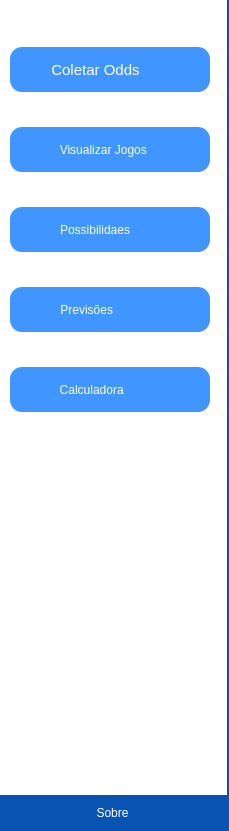
        <widget class="QFrame" name="frame_side">
         <property name="minimumSize">
          <size>
           <width>0</width>
           <height>0</height>
          </size>
         </property>
         <property name="maximumSize">
          <size>
           <width>0</width>
           <height>16777215</height>
          </size>
         </property>
         <property name="sizeIncrement">
          <size>
           <width>0</width>
           <height>0</height>
          </size>
         </property>
         <property name="styleSheet">
          <string notr="true">background-color: #FFF;
border: 2px solid;
border-left: none;
border-top: none;
border-bottom:none;
border-right-color: #0954B2;</string>
         </property>
         <property name="frameShape">
          <enum>QFrame::NoFrame</enum>
         </property>
         <property name="frameShadow">
          <enum>QFrame::Raised</enum>
         </property>
         <layout class="QVBoxLayout" name="verticalLayout_2">
          <property name="spacing">
           <number>0</number>
          </property>
          <property name="leftMargin">
           <number>0</number>
          </property>
          <property name="topMargin">
           <number>45</number>
          </property>
          <property name="rightMargin">
           <number>0</number>
          </property>
          <property name="bottomMargin">
           <number>0</number>
          </property>
          <item>
           <spacer name="verticalSpacer">
            <property name="orientation">
             <enum>Qt::Vertical</enum>
            </property>
            <property name="sizeType">
             <enum>QSizePolicy::Preferred</enum>
            </property>
            <property name="sizeHint" stdset="0">
             <size>
              <width>20</width>
              <height>2</height>
             </size>
            </property>
           </spacer>
          </item>
          <item>
           <widget class="QFrame" name="frame_buttons">
            <property name="styleSheet">
             <string notr="true">border:none;</string>
            </property>
            <property name="frameShape">
             <enum>QFrame::StyledPanel</enum>
            </property>
            <property name="frameShadow">
             <enum>QFrame::Raised</enum>
            </property>
            <layout class="QVBoxLayout" name="verticalLayout">
             <property name="spacing">
              <number>35</number>
             </property>
             <property name="leftMargin">
              <number>10</number>
             </property>
             <property name="topMargin">
              <number>0</number>
             </property>
             <property name="rightMargin">
              <number>0</number>
             </property>
             <property name="bottomMargin">
              <number>0</number>
             </property>
             <item>
              <widget class="QPushButton" name="btn_coletar">
               <property name="minimumSize">
                <size>
                 <width>200</width>
                 <height>45</height>
                </size>
               </property>
               <property name="maximumSize">
                <size>
                 <width>200</width>
                 <height>45</height>
                </size>
               </property>
               <property name="baseSize">
                <size>
                 <width>0</width>
                 <height>0</height>
                </size>
               </property>
               <property name="font">
                <font>
                 <family>MS Shell Dlg 2</family>
                 <pointsize>11</pointsize>
                 <italic>false</italic>
                 <bold>false</bold>
                </font>
               </property>
               <property name="styleSheet">
                <string notr="true">QPushButton{
	border-style: none;
	border-width: 2px;
	font: 75 11pt &quot;MS Shell Dlg 2&quot;;
	color: rgb(255, 255, 255);
	background-color: #4195FF;
	border-radius: 12px;
	border-bottom-color: rgb(4, 35, 38);
	border-right-color:  rgb(4, 35, 38);
}
QPushButton:hover{
	border-style: none;
	border-width: 2px;
	font: 75 11pt &quot;MS Shell Dlg 2&quot;;
	color: rgb(255, 255, 255);
	background-color: #0954B2;
	border-radius: 12px;
	border-bottom-color: rgb(4, 35, 38);
	border-right-color:  rgb(4, 35, 38);
}


QPushButton:pressed{
	border-style: insetset;
	border-width: 2px;
	font: 75 11pt &quot;MS Shell Dlg 2&quot;;
	color: rgb(255, 255, 255);
	background-color: #4195FF;
	border-radius: 8px;
	border-top-color: rgb(4, 35, 38);
	border-left-color:  rgb(4, 35, 38);
}</string>
               </property>
               <property name="inputMethodHints">
                <set>Qt::ImhNone</set>
               </property>
               <property name="text">
                <string>Coletar Odds       </string>
               </property>
               <property name="icon">
                <iconset>
                 <normaloff>../src/collect_icon.svg</normaloff>../src/collect_icon.svg</iconset>
               </property>
               <property name="iconSize">
                <size>
                 <width>45</width>
                 <height>30</height>
                </size>
               </property>
              </widget>
             </item>
             <item>
              <widget class="QPushButton" name="btn_visJogos">
               <property name="minimumSize">
                <size>
                 <width>200</width>
                 <height>45</height>
                </size>
               </property>
               <property name="maximumSize">
                <size>
                 <width>200</width>
                 <height>45</height>
                </size>
               </property>
               <property name="styleSheet">
                <string notr="true">QPushButton{
	border-style: none;
	border-width: 2px;
	font: 75 11pt &quot;MS Shell Dlg 2&quot;;
	color: rgb(255, 255, 255);
	background-color: #4195FF;
	border-radius: 12px;
	border-bottom-color: rgb(4, 35, 38);
	border-right-color:  rgb(4, 35, 38);
}
QPushButton:hover{
	border-style: none;
	border-width: 2px;
	font: 75 11pt &quot;MS Shell Dlg 2&quot;;
	color: rgb(255, 255, 255);
	background-color: #0954B2;
	border-radius: 12px;
	border-bottom-color: rgb(4, 35, 38);
	border-right-color:  rgb(4, 35, 38);
}


QPushButton:pressed{
	border-style: insetset;
	border-width: 2px;
	font: 75 11pt &quot;MS Shell Dlg 2&quot;;
	color: rgb(255, 255, 255);
	background-color: #4195FF;
	border-radius: 8px;
	border-top-color: rgb(4, 35, 38);
	border-left-color:  rgb(4, 35, 38);
}</string>
               </property>
               <property name="text">
                <string>Visualizar Jogos    </string>
               </property>
               <property name="icon">
                <iconset>
                 <normaloff>../src/games_icon.svg</normaloff>../src/games_icon.svg</iconset>
               </property>
               <property name="iconSize">
                <size>
                 <width>45</width>
                 <height>30</height>
                </size>
               </property>
              </widget>
             </item>
             <item>
              <widget class="QPushButton" name="btn_visProbabilidades">
               <property name="minimumSize">
                <size>
                 <width>200</width>
                 <height>45</height>
                </size>
               </property>
               <property name="maximumSize">
                <size>
                 <width>200</width>
                 <height>45</height>
                </size>
               </property>
               <property name="styleSheet">
                <string notr="true">QPushButton{
	border-style: none;
	border-width: 2px;
	font: 75 11pt &quot;MS Shell Dlg 2&quot;;
	color: rgb(255, 255, 255);
	background-color: #4195FF;
	border-radius: 12px;
	border-bottom-color: rgb(4, 35, 38);
	border-right-color:  rgb(4, 35, 38);
}
QPushButton:hover{
	border-style: none;
	border-width: 2px;
	font: 75 11pt &quot;MS Shell Dlg 2&quot;;
	color: rgb(255, 255, 255);
	background-color: #0954B2;
	border-radius: 12px;
	border-bottom-color: rgb(4, 35, 38);
	border-right-color:  rgb(4, 35, 38);
}


QPushButton:pressed{
	border-style: insetset;
	border-width: 2px;
	font: 75 11pt &quot;MS Shell Dlg 2&quot;;
	color: rgb(255, 255, 255);
	background-color: #4195FF;
	border-radius: 8px;
	border-top-color: rgb(4, 35, 38);
	border-left-color:  rgb(4, 35, 38);
}</string>
               </property>
               <property name="text">
                <string>Possibilidaes         </string>
               </property>
               <property name="icon">
                <iconset>
                 <normaloff>../src/possibility_icon.svg</normaloff>../src/possibility_icon.svg</iconset>
               </property>
               <property name="iconSize">
                <size>
                 <width>45</width>
                 <height>30</height>
                </size>
               </property>
              </widget>
             </item>
             <item>
              <widget class="QPushButton" name="btn_previsoes">
               <property name="minimumSize">
                <size>
                 <width>200</width>
                 <height>45</height>
                </size>
               </property>
               <property name="maximumSize">
                <size>
                 <width>200</width>
                 <height>45</height>
                </size>
               </property>
               <property name="styleSheet">
                <string notr="true">QPushButton{
	border-style: none;
	border-width: 2px;
	font: 75 11pt &quot;MS Shell Dlg 2&quot;;
	color: rgb(255, 255, 255);
	background-color: #4195FF;
	border-radius: 12px;
	border-bottom-color: rgb(4, 35, 38);
	border-right-color:  rgb(4, 35, 38);
}
QPushButton:hover{
	border-style: none;
	border-width: 2px;
	font: 75 11pt &quot;MS Shell Dlg 2&quot;;
	color: rgb(255, 255, 255);
	background-color: #0954B2;
	border-radius: 12px;
	border-bottom-color: rgb(4, 35, 38);
	border-right-color:  rgb(4, 35, 38);
}


QPushButton:pressed{
	border-style: insetset;
	border-width: 2px;
	font: 75 11pt &quot;MS Shell Dlg 2&quot;;
	color: rgb(255, 255, 255);
	background-color: #4195FF;
	border-radius: 8px;
	border-top-color: rgb(4, 35, 38);
	border-left-color:  rgb(4, 35, 38);
}</string>
               </property>
               <property name="text">
                <string>Previsões              </string>
               </property>
               <property name="icon">
                <iconset>
                 <normaloff>../src/odds_icon.svg</normaloff>../src/odds_icon.svg</iconset>
               </property>
               <property name="iconSize">
                <size>
                 <width>45</width>
                 <height>30</height>
                </size>
               </property>
              </widget>
             </item>
             <item>
              <widget class="QPushButton" name="btn_calculator">
               <property name="minimumSize">
                <size>
                 <width>200</width>
                 <height>45</height>
                </size>
               </property>
               <property name="maximumSize">
                <size>
                 <width>200</width>
                 <height>45</height>
                </size>
               </property>
               <property name="styleSheet">
                <string notr="true">QPushButton{
	border-style: none;
	border-width: 2px;
	font: 75 11pt &quot;MS Shell Dlg 2&quot;;
	color: rgb(255, 255, 255);
	background-color: #4195FF;
	border-radius: 12px;
	border-bottom-color: rgb(4, 35, 38);
	border-right-color:  rgb(4, 35, 38);
}
QPushButton:hover{
	border-style: none;
	border-width: 2px;
	font: 75 11pt &quot;MS Shell Dlg 2&quot;;
	color: rgb(255, 255, 255);
	background-color: #0954B2;
	border-radius: 12px;
	border-bottom-color: rgb(4, 35, 38);
	border-right-color:  rgb(4, 35, 38);
}


QPushButton:pressed{
	border-style: insetset;
	border-width: 2px;
	font: 75 11pt &quot;MS Shell Dlg 2&quot;;
	color: rgb(255, 255, 255);
	background-color: #4195FF;
	border-radius: 8px;
	border-top-color: rgb(4, 35, 38);
	border-left-color:  rgb(4, 35, 38);
}</string>
               </property>
               <property name="text">
                <string>Calculadora           </string>
               </property>
               <property name="icon">
                <iconset>
                 <normaloff>../src/calculator_icon.svg</normaloff>../src/calculator_icon.svg</iconset>
               </property>
               <property name="iconSize">
                <size>
                 <width>45</width>
                 <height>30</height>
                </size>
               </property>
              </widget>
             </item>
            </layout>
           </widget>
          </item>
          <item>
           <spacer name="verticalSpacer_2">
            <property name="orientation">
             <enum>Qt::Vertical</enum>
            </property>
            <property name="sizeHint" stdset="0">
             <size>
              <width>20</width>
              <height>383</height>
             </size>
            </property>
           </spacer>
          </item>
          <item>
           <widget class="QFrame" name="frame_about">
            <property name="minimumSize">
             <size>
              <width>0</width>
              <height>0</height>
             </size>
            </property>
            <property name="maximumSize">
             <size>
              <width>16777215</width>
              <height>16777215</height>
             </size>
            </property>
            <property name="styleSheet">
             <string notr="true">background-color: rgb(9, 84, 178);</string>
            </property>
            <property name="frameShape">
             <enum>QFrame::NoFrame</enum>
            </property>
            <property name="frameShadow">
             <enum>QFrame::Raised</enum>
            </property>
            <layout class="QHBoxLayout" name="horizontalLayout_12">
             <property name="spacing">
              <number>0</number>
             </property>
             <property name="leftMargin">
              <number>0</number>
             </property>
             <property name="topMargin">
              <number>0</number>
             </property>
             <property name="rightMargin">
              <number>0</number>
             </property>
             <property name="bottomMargin">
              <number>1</number>
             </property>
             <item>
              <widget class="QPushButton" name="btn_about">
               <property name="minimumSize">
                <size>
                 <width>225</width>
                 <height>35</height>
                </size>
               </property>
               <property name="maximumSize">
                <size>
                 <width>230</width>
                 <height>35</height>
                </size>
               </property>
               <property name="styleSheet">
                <string notr="true">QPushButton{
	border-style: none;
	border-width: 2px;
	font: 75 11pt &quot;MS Shell Dlg 2&quot;;
	color: rgb(255, 255, 255);
	background-color: #0954B2;
	border-bottom-color: rgb(4, 35, 38);
	border-right-color:  rgb(4, 35, 38);
}
QPushButton:hover{
	border-style: none;
	border-width: 2px;
	font: 75 11pt &quot;MS Shell Dlg 2&quot;;
	color: rgb(255, 255, 255);
	background-color: #4195FF;
	border-radius: 12px;
	border-bottom-color: rgb(4, 35, 38);
	border-right-color:  rgb(4, 35, 38);
}


QPushButton:pressed{
	border-style: insetset;
	border-width: 2px;
	font: 75 11pt &quot;MS Shell Dlg 2&quot;;
	color: rgb(255, 255, 255);
	background-color: #0954B2;
	border-radius: 8px;
	border-top-color: rgb(4, 35, 38);
	border-left-color:  rgb(4, 35, 38);
}</string>
               </property>
               <property name="text">
                <string>Sobre</string>
               </property>
               <property name="icon">
                <iconset>
                 <normaloff>src/about_icon.svg</normaloff>src/about_icon.svg</iconset>
               </property>
               <property name="iconSize">
                <size>
                 <width>25</width>
                 <height>25</height>
                </size>
               </property>
               <property name="autoDefault">
                <bool>true</bool>
               </property>
               <property name="default">
                <bool>false</bool>
               </property>
               <property name="flat">
                <bool>false</bool>
               </property>
              </widget>
             </item>
            </layout>
           </widget>
          </item>
         </layout>
        </widget>
